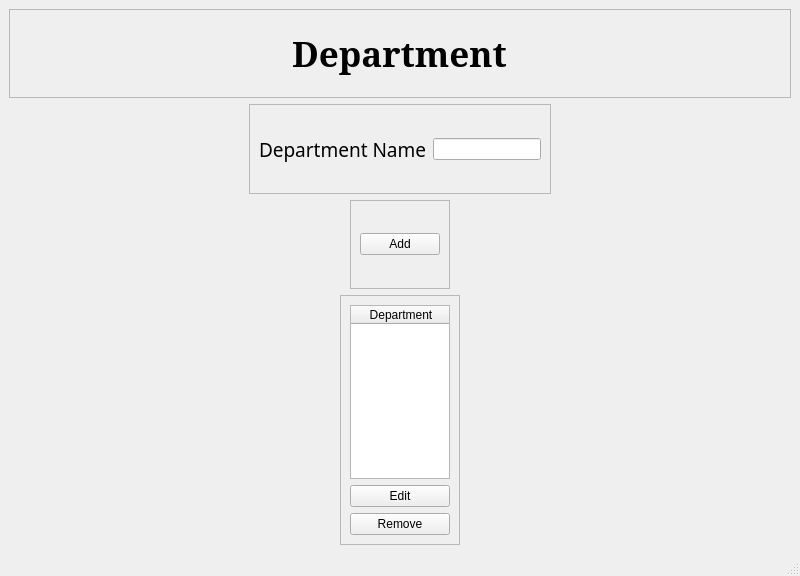
<?xml version="1.0" encoding="UTF-8"?>
<ui version="4.0">
 <class>department</class>
 <widget class="QMainWindow" name="department">
  <property name="geometry">
   <rect>
    <x>0</x>
    <y>0</y>
    <width>800</width>
    <height>576</height>
   </rect>
  </property>
  <property name="windowTitle">
   <string>Add department</string>
  </property>
  <widget class="QWidget" name="centralwidget">
   <layout class="QVBoxLayout" name="verticalLayout">
    <item>
     <widget class="QFrame" name="frame">
      <property name="frameShape">
       <enum>QFrame::StyledPanel</enum>
      </property>
      <property name="frameShadow">
       <enum>QFrame::Raised</enum>
      </property>
      <layout class="QVBoxLayout" name="verticalLayout_2">
       <item alignment="Qt::AlignHCenter">
        <widget class="QLabel" name="label">
         <property name="font">
          <font>
           <family>MS Serif</family>
           <pointsize>26</pointsize>
           <weight>75</weight>
           <bold>true</bold>
          </font>
         </property>
         <property name="text">
          <string>Department</string>
         </property>
        </widget>
       </item>
      </layout>
     </widget>
    </item>
    <item alignment="Qt::AlignHCenter">
     <widget class="QFrame" name="frame_2">
      <property name="frameShape">
       <enum>QFrame::StyledPanel</enum>
      </property>
      <property name="frameShadow">
       <enum>QFrame::Raised</enum>
      </property>
      <layout class="QHBoxLayout" name="horizontalLayout">
       <item>
        <widget class="QLabel" name="label_2">
         <property name="font">
          <font>
           <family>MV Boli</family>
           <pointsize>14</pointsize>
          </font>
         </property>
         <property name="text">
          <string>Department Name</string>
         </property>
        </widget>
       </item>
       <item>
        <widget class="QLineEdit" name="deptName"/>
       </item>
      </layout>
     </widget>
    </item>
    <item alignment="Qt::AlignHCenter">
     <widget class="QFrame" name="frame_3">
      <property name="frameShape">
       <enum>QFrame::StyledPanel</enum>
      </property>
      <property name="frameShadow">
       <enum>QFrame::Raised</enum>
      </property>
      <layout class="QHBoxLayout" name="horizontalLayout_2">
       <item>
        <widget class="QPushButton" name="add">
         <property name="cursor">
          <cursorShape>PointingHandCursor</cursorShape>
         </property>
         <property name="text">
          <string>Add</string>
         </property>
        </widget>
       </item>
      </layout>
     </widget>
    </item>
    <item alignment="Qt::AlignHCenter">
     <widget class="QFrame" name="frame_4">
      <property name="minimumSize">
       <size>
        <width>100</width>
        <height>0</height>
       </size>
      </property>
      <property name="maximumSize">
       <size>
        <width>120</width>
        <height>250</height>
       </size>
      </property>
      <property name="frameShape">
       <enum>QFrame::StyledPanel</enum>
      </property>
      <property name="frameShadow">
       <enum>QFrame::Raised</enum>
      </property>
      <layout class="QVBoxLayout" name="verticalLayout_3">
       <item>
        <widget class="QTableWidget" name="deptTable">
         <column>
          <property name="text">
           <string>Department</string>
          </property>
         </column>
        </widget>
       </item>
       <item>
        <widget class="QPushButton" name="edit">
         <property name="cursor">
          <cursorShape>PointingHandCursor</cursorShape>
         </property>
         <property name="text">
          <string>Edit</string>
         </property>
        </widget>
       </item>
       <item>
        <widget class="QPushButton" name="remove">
         <property name="cursor">
          <cursorShape>PointingHandCursor</cursorShape>
         </property>
         <property name="text">
          <string>Remove</string>
         </property>
        </widget>
       </item>
      </layout>
     </widget>
    </item>
   </layout>
  </widget>
  <widget class="QMenuBar" name="menubar">
   <property name="geometry">
    <rect>
     <x>0</x>
     <y>0</y>
     <width>800</width>
     <height>21</height>
    </rect>
   </property>
  </widget>
  <widget class="QStatusBar" name="statusbar"/>
 </widget>
 <resources/>
 <connections/>
</ui>
